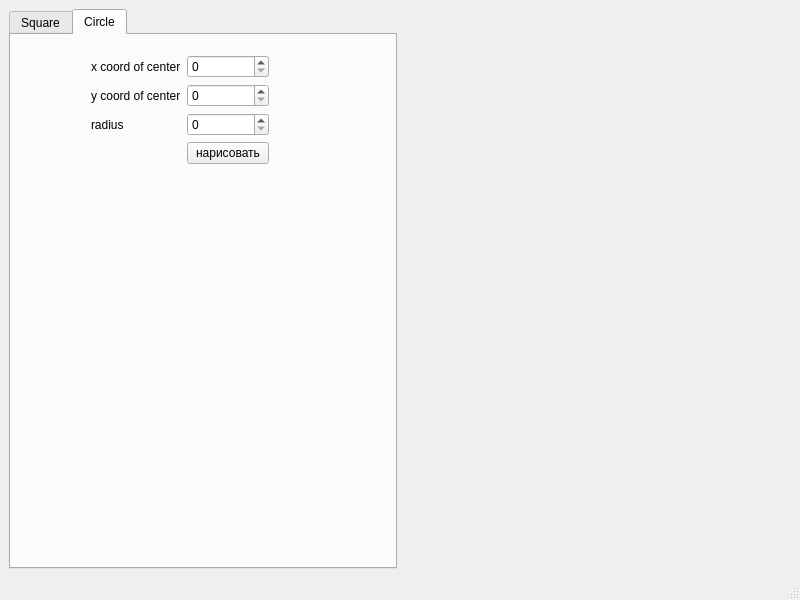
<?xml version="1.0" encoding="UTF-8"?>
<ui version="4.0">
 <class>MainWindow</class>
 <widget class="QMainWindow" name="MainWindow">
  <property name="geometry">
   <rect>
    <x>0</x>
    <y>0</y>
    <width>800</width>
    <height>600</height>
   </rect>
  </property>
  <property name="windowTitle">
   <string>MainWindow</string>
  </property>
  <widget class="QWidget" name="centralwidget">
   <layout class="QGridLayout" name="gridLayout">
    <item row="0" column="1">
     <widget class="QTabWidget" name="tabWidget">
      <property name="currentIndex">
       <number>1</number>
      </property>
      <widget class="QWidget" name="Square_table">
       <attribute name="title">
        <string>Square</string>
       </attribute>
       <layout class="QGridLayout" name="gridLayout_2">
        <item row="1" column="0">
         <layout class="QFormLayout" name="formLayout">
          <item row="0" column="1">
           <widget class="QSpinBox" name="x_coord_slot"/>
          </item>
          <item row="0" column="0">
           <widget class="QLabel" name="label_2">
            <property name="text">
             <string>x coord of center</string>
            </property>
           </widget>
          </item>
          <item row="1" column="1">
           <widget class="QSpinBox" name="y_coord_slot"/>
          </item>
          <item row="1" column="0">
           <widget class="QLabel" name="label">
            <property name="text">
             <string>y coord of center</string>
            </property>
           </widget>
          </item>
          <item row="2" column="0">
           <widget class="QLabel" name="label_3">
            <property name="text">
             <string>length of side</string>
            </property>
           </widget>
          </item>
          <item row="2" column="1">
           <widget class="QSpinBox" name="sideLengt_slot"/>
          </item>
          <item row="3" column="1">
           <widget class="QPushButton" name="drawButton">
            <property name="text">
             <string>нарисовать</string>
            </property>
           </widget>
          </item>
         </layout>
        </item>
       </layout>
      </widget>
      <widget class="QWidget" name="Circle_table">
       <attribute name="title">
        <string>Circle</string>
       </attribute>
       <widget class="QWidget" name="layoutWidget">
        <property name="geometry">
         <rect>
          <x>80</x>
          <y>20</y>
          <width>178</width>
          <height>119</height>
         </rect>
        </property>
        <layout class="QFormLayout" name="formLayout_2">
         <item row="0" column="1">
          <widget class="QSpinBox" name="x_coord_slot_2"/>
         </item>
         <item row="0" column="0">
          <widget class="QLabel" name="label_4">
           <property name="text">
            <string>x coord of center</string>
           </property>
          </widget>
         </item>
         <item row="1" column="1">
          <widget class="QSpinBox" name="y_coord_slot_2"/>
         </item>
         <item row="1" column="0">
          <widget class="QLabel" name="label_5">
           <property name="text">
            <string>y coord of center</string>
           </property>
          </widget>
         </item>
         <item row="2" column="0">
          <widget class="QLabel" name="label_6">
           <property name="text">
            <string>radius</string>
           </property>
          </widget>
         </item>
         <item row="2" column="1">
          <widget class="QSpinBox" name="sideLengt_slot_2"/>
         </item>
         <item row="3" column="1">
          <widget class="QPushButton" name="drawButton_2">
           <property name="text">
            <string>нарисовать</string>
           </property>
          </widget>
         </item>
        </layout>
       </widget>
      </widget>
     </widget>
    </item>
    <item row="0" column="2">
     <widget class="QStackedWidget" name="stackedWidget">
      <property name="currentIndex">
       <number>-1</number>
      </property>
     </widget>
    </item>
   </layout>
  </widget>
  <widget class="QMenuBar" name="menubar">
   <property name="geometry">
    <rect>
     <x>0</x>
     <y>0</y>
     <width>800</width>
     <height>21</height>
    </rect>
   </property>
  </widget>
  <widget class="QStatusBar" name="statusbar"/>
 </widget>
 <resources/>
 <connections>
  <connection>
   <sender>tabWidget</sender>
   <signal>currentChanged(int)</signal>
   <receiver>stackedWidget</receiver>
   <slot>setCurrentIndex(int)</slot>
   <hints>
    <hint type="sourcelabel">
     <x>202</x>
     <y>300</y>
    </hint>
    <hint type="destinationlabel">
     <x>596</x>
     <y>300</y>
    </hint>
   </hints>
  </connection>
 </connections>
</ui>
